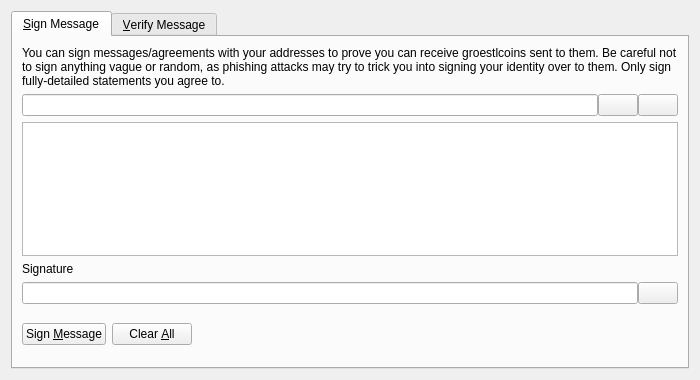
<?xml version="1.0" encoding="UTF-8"?>
<ui version="4.0">
 <class>SignVerifyMessageDialog</class>
 <widget class="QDialog" name="SignVerifyMessageDialog">
  <property name="geometry">
   <rect>
    <x>0</x>
    <y>0</y>
    <width>700</width>
    <height>380</height>
   </rect>
  </property>
  <property name="windowTitle">
   <string>Signatures - Sign / Verify a Message</string>
  </property>
  <property name="modal">
   <bool>true</bool>
  </property>
  <layout class="QVBoxLayout" name="verticalLayout">
   <item>
    <widget class="QTabWidget" name="tabWidget">
     <property name="currentIndex">
      <number>0</number>
     </property>
     <widget class="QWidget" name="tabSignMessage">
      <attribute name="title">
       <string>&amp;Sign Message</string>
      </attribute>
      <layout class="QVBoxLayout" name="verticalLayout_SM">
       <item>
        <widget class="QLabel" name="infoLabel_SM">
         <property name="text">
          <string>You can sign messages/agreements with your addresses to prove you can receive groestlcoins sent to them. Be careful not to sign anything vague or random, as phishing attacks may try to trick you into signing your identity over to them. Only sign fully-detailed statements you agree to.</string>
         </property>
         <property name="textFormat">
          <enum>Qt::PlainText</enum>
         </property>
         <property name="wordWrap">
          <bool>true</bool>
         </property>
        </widget>
       </item>
       <item>
        <layout class="QHBoxLayout" name="horizontalLayout_1_SM">
         <property name="spacing">
          <number>0</number>
         </property>
         <item>
          <widget class="QValidatedLineEdit" name="addressIn_SM">
           <property name="toolTip">
            <string>The Dallar address to sign the message with</string>
           </property>
          </widget>
         </item>
         <item>
          <widget class="QPushButton" name="addressBookButton_SM">
           <property name="toolTip">
            <string>Choose previously used address</string>
           </property>
           <property name="text">
            <string/>
           </property>
           <property name="icon">
            <iconset resource="../bitcoin.qrc">
             <normaloff>:/icons/address-book</normaloff>:/icons/address-book</iconset>
           </property>
           <property name="shortcut">
            <string>Alt+A</string>
           </property>
           <property name="autoDefault">
            <bool>false</bool>
           </property>
          </widget>
         </item>
         <item>
          <widget class="QPushButton" name="pasteButton_SM">
           <property name="toolTip">
            <string>Paste address from clipboard</string>
           </property>
           <property name="text">
            <string/>
           </property>
           <property name="icon">
            <iconset resource="../bitcoin.qrc">
             <normaloff>:/icons/editpaste</normaloff>:/icons/editpaste</iconset>
           </property>
           <property name="shortcut">
            <string>Alt+P</string>
           </property>
           <property name="autoDefault">
            <bool>false</bool>
           </property>
          </widget>
         </item>
        </layout>
       </item>
       <item>
        <widget class="QPlainTextEdit" name="messageIn_SM">
         <property name="toolTip">
          <string>Enter the message you want to sign here</string>
         </property>
        </widget>
       </item>
       <item>
        <widget class="QLabel" name="signatureLabel_SM">
         <property name="text">
          <string>Signature</string>
         </property>
         <property name="textFormat">
          <enum>Qt::PlainText</enum>
         </property>
        </widget>
       </item>
       <item>
        <layout class="QHBoxLayout" name="horizontalLayout_2_SM">
         <property name="spacing">
          <number>0</number>
         </property>
         <item>
          <widget class="QLineEdit" name="signatureOut_SM">
           <property name="font">
            <font>
             <italic>true</italic>
            </font>
           </property>
           <property name="readOnly">
            <bool>true</bool>
           </property>
          </widget>
         </item>
         <item>
          <widget class="QPushButton" name="copySignatureButton_SM">
           <property name="toolTip">
            <string>Copy the current signature to the system clipboard</string>
           </property>
           <property name="text">
            <string/>
           </property>
           <property name="icon">
            <iconset resource="../bitcoin.qrc">
             <normaloff>:/icons/editcopy</normaloff>:/icons/editcopy</iconset>
           </property>
           <property name="autoDefault">
            <bool>false</bool>
           </property>
          </widget>
         </item>
        </layout>
       </item>
       <item>
        <layout class="QHBoxLayout" name="horizontalLayout_3_SM">
         <item>
          <widget class="QPushButton" name="signMessageButton_SM">
           <property name="toolTip">
            <string>Sign the message to prove you own this Dallar address</string>
           </property>
           <property name="text">
            <string>Sign &amp;Message</string>
           </property>
           <property name="icon">
            <iconset resource="../bitcoin.qrc">
             <normaloff>:/icons/edit</normaloff>:/icons/edit</iconset>
           </property>
           <property name="autoDefault">
            <bool>false</bool>
           </property>
          </widget>
         </item>
         <item>
          <widget class="QPushButton" name="clearButton_SM">
           <property name="toolTip">
            <string>Reset all sign message fields</string>
           </property>
           <property name="text">
            <string>Clear &amp;All</string>
           </property>
           <property name="icon">
            <iconset resource="../bitcoin.qrc">
             <normaloff>:/icons/remove</normaloff>:/icons/remove</iconset>
           </property>
           <property name="autoDefault">
            <bool>false</bool>
           </property>
          </widget>
         </item>
         <item>
          <spacer name="horizontalSpacer_1_SM">
           <property name="orientation">
            <enum>Qt::Horizontal</enum>
           </property>
           <property name="sizeHint" stdset="0">
            <size>
             <width>40</width>
             <height>48</height>
            </size>
           </property>
          </spacer>
         </item>
         <item>
          <widget class="QLabel" name="statusLabel_SM">
           <property name="font">
            <font>
             <weight>75</weight>
             <bold>true</bold>
            </font>
           </property>
           <property name="text">
            <string/>
           </property>
           <property name="wordWrap">
            <bool>true</bool>
           </property>
          </widget>
         </item>
         <item>
          <spacer name="horizontalSpacer_2_SM">
           <property name="orientation">
            <enum>Qt::Horizontal</enum>
           </property>
           <property name="sizeHint" stdset="0">
            <size>
             <width>40</width>
             <height>48</height>
            </size>
           </property>
          </spacer>
         </item>
        </layout>
       </item>
      </layout>
     </widget>
     <widget class="QWidget" name="tabVerifyMessage">
      <attribute name="title">
       <string>&amp;Verify Message</string>
      </attribute>
      <layout class="QVBoxLayout" name="verticalLayout_VM">
       <item>
        <widget class="QLabel" name="infoLabel_VM">
         <property name="text">
          <string>Enter the receiver's address, message (ensure you copy line breaks, spaces, tabs, etc. exactly) and signature below to verify the message. Be careful not to read more into the signature than what is in the signed message itself, to avoid being tricked by a man-in-the-middle attack. Note that this only proves the signing party receives with the address, it cannot prove sendership of any transaction!</string>
         </property>
         <property name="textFormat">
          <enum>Qt::PlainText</enum>
         </property>
         <property name="alignment">
          <set>Qt::AlignLeading|Qt::AlignLeft|Qt::AlignTop</set>
         </property>
         <property name="scaledContents">
          <bool>true</bool>
         </property>
         <property name="wordWrap">
          <bool>true</bool>
         </property>
        </widget>
       </item>
       <item>
        <layout class="QHBoxLayout" name="horizontalLayout_1_VM">
         <property name="spacing">
          <number>0</number>
         </property>
         <item>
          <widget class="QValidatedLineEdit" name="addressIn_VM">
           <property name="toolTip">
            <string>The Dallar address the message was signed with</string>
           </property>
          </widget>
         </item>
         <item>
          <widget class="QPushButton" name="addressBookButton_VM">
           <property name="toolTip">
            <string>Choose previously used address</string>
           </property>
           <property name="text">
            <string/>
           </property>
           <property name="icon">
            <iconset resource="../bitcoin.qrc">
             <normaloff>:/icons/address-book</normaloff>:/icons/address-book</iconset>
           </property>
           <property name="shortcut">
            <string>Alt+A</string>
           </property>
           <property name="autoDefault">
            <bool>false</bool>
           </property>
          </widget>
         </item>
        </layout>
       </item>
       <item>
        <widget class="QPlainTextEdit" name="messageIn_VM"/>
       </item>
       <item>
        <widget class="QValidatedLineEdit" name="signatureIn_VM"/>
       </item>
       <item>
        <layout class="QHBoxLayout" name="horizontalLayout_2_VM">
         <item>
          <widget class="QPushButton" name="verifyMessageButton_VM">
           <property name="toolTip">
            <string>Verify the message to ensure it was signed with the specified Dallar address</string>
           </property>
           <property name="text">
            <string>Verify &amp;Message</string>
           </property>
           <property name="icon">
            <iconset resource="../bitcoin.qrc">
             <normaloff>:/icons/transaction_0</normaloff>:/icons/transaction_0</iconset>
           </property>
           <property name="autoDefault">
            <bool>false</bool>
           </property>
          </widget>
         </item>
         <item>
          <widget class="QPushButton" name="clearButton_VM">
           <property name="toolTip">
            <string>Reset all verify message fields</string>
           </property>
           <property name="text">
            <string>Clear &amp;All</string>
           </property>
           <property name="icon">
            <iconset resource="../bitcoin.qrc">
             <normaloff>:/icons/remove</normaloff>:/icons/remove</iconset>
           </property>
           <property name="autoDefault">
            <bool>false</bool>
           </property>
          </widget>
         </item>
         <item>
          <spacer name="horizontalSpacer_1_VM">
           <property name="orientation">
            <enum>Qt::Horizontal</enum>
           </property>
           <property name="sizeHint" stdset="0">
            <size>
             <width>40</width>
             <height>48</height>
            </size>
           </property>
          </spacer>
         </item>
         <item>
          <widget class="QLabel" name="statusLabel_VM">
           <property name="font">
            <font>
             <weight>75</weight>
             <bold>true</bold>
            </font>
           </property>
           <property name="text">
            <string/>
           </property>
           <property name="wordWrap">
            <bool>true</bool>
           </property>
          </widget>
         </item>
         <item>
          <spacer name="horizontalSpacer_2_VM">
           <property name="orientation">
            <enum>Qt::Horizontal</enum>
           </property>
           <property name="sizeHint" stdset="0">
            <size>
             <width>40</width>
             <height>48</height>
            </size>
           </property>
          </spacer>
         </item>
        </layout>
       </item>
      </layout>
     </widget>
    </widget>
   </item>
  </layout>
 </widget>
 <customwidgets>
  <customwidget>
   <class>QValidatedLineEdit</class>
   <extends>QLineEdit</extends>
   <header>qvalidatedlineedit.h</header>
  </customwidget>
 </customwidgets>
 <resources>
  <include location="../bitcoin.qrc"/>
 </resources>
 <connections/>
</ui>
